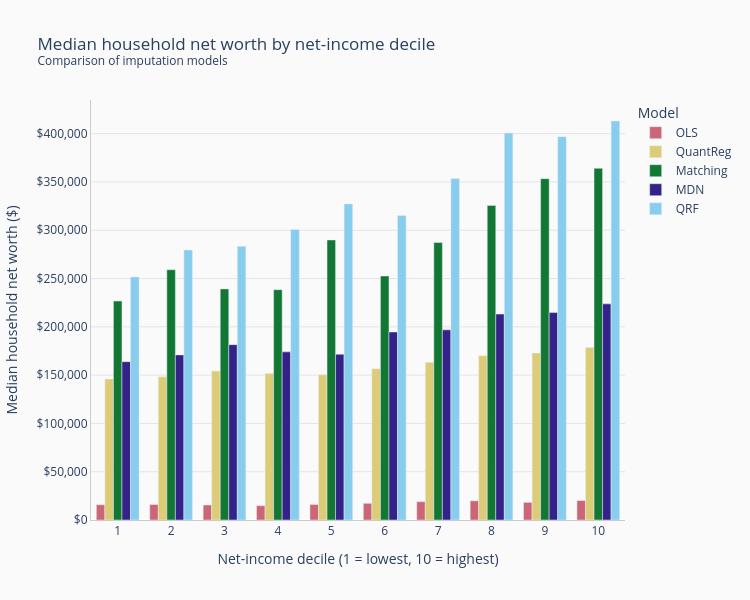

Write notebook code for a chart like this one.
### Markdown cell above
## Wealth distributions by disposable income deciles

### Code cell
income_col = "household_net_income"
wealth_col = "networth"

income_deciles = net_disposable_income.decile_rank()
decile_means = []

for model, imputations in model_results.items():
    tmp = cps_data.copy()
    cps_data[wealth_col] = imputations

    # Create a temporary dataframe with the imputed values
    tmp = pd.DataFrame({
        'networth': imputations.values.flatten(),
        'income_decile': income_deciles.values
    })

    # Mean wealth in each decile
    out = (
        tmp.groupby('income_decile')['networth']
           .median()
           .reset_index(name='median_wealth')
    )
    out["Model"] = model
    decile_means.append(out)

avg_df = pd.concat(decile_means, ignore_index=True)

fig = px.bar(
    avg_df,
    x="income_decile",
    y="median_wealth",
    color="Model",
    color_discrete_sequence=[
        "#CC6677",  # Rose
        "#DDCC77",  # Sand
        "#117733",  # Green
        "#332288",  # Indigo
        "#88CCEE",  # Cyan
    ],
    barmode="group",
    labels={
        "income_decile": "Net-income decile (1 = lowest, 10 = highest)",
        "median_wealth": "Median household net worth ($)",
    },
    title=(
        "Median household net worth by net-income decile<br>"
        "<sup>Comparison of imputation models</sup>"
    ),
)

fig.update_layout(
    width=PLOT_CONFIG["width"],
    height=PLOT_CONFIG["height"],
    xaxis=dict(dtick=1, tick0=1),
    paper_bgcolor=PLOT_CONFIG["paper_bgcolor"],
    plot_bgcolor=PLOT_CONFIG["plot_bgcolor"],
    yaxis_tickformat="$,.0f",
    hovermode="x unified",
)

fig.update_xaxes(
    showgrid=PLOT_CONFIG["showgrid_x"],
    showline=PLOT_CONFIG["showline"],
    linecolor=PLOT_CONFIG["linecolor"],
)
fig.update_yaxes(
    showgrid=PLOT_CONFIG["showgrid_y"],
    gridcolor=PLOT_CONFIG["gridcolor"],
    gridwidth=PLOT_CONFIG["gridwidth"],
    showline=PLOT_CONFIG["showline"],
    linecolor=PLOT_CONFIG["linecolor"],
)

fig.show()

### Figure 1 — Plotly figure (JSON) as saved in the notebook; plotly's stock layout.template omitted (floating-point values rounded to 4 significant figures)
{"data": [{"alignmentgroup": "True", "hovertemplate": "Model=OLS<br>Net-income decile (1 = lowest, 10 = highest)=%{x}<br>Median household net worth ($)=%{y}<extra></extra>", "legendgroup": "OLS", "marker": {"color": "#CC6677", "pattern": {"shape": ""}}, "name": "OLS", "offsetgroup": "OLS", "orientation": "v", "showlegend": true, "textposition": "auto", "type": "bar", "x": [1, 2, 3, 4, 5, 6, 7, 8, 9, 10], "xaxis": "x", "y": [15820.0, 16040.0, 15520.0, 14860.0, 16050.0, 17260.0, 18980.0, 19840.0, 18280.0, 20180.0], "yaxis": "y"}, {"alignmentgroup": "True", "hovertemplate": "Model=QuantReg<br>Net-income decile (1 = lowest, 10 = highest)=%{x}<br>Median household net worth ($)=%{y}<extra></extra>", "legendgroup": "QuantReg", "marker": {"color": "#DDCC77", "pattern": {"shape": ""}}, "name": "QuantReg", "offsetgroup": "QuantReg", "orientation": "v", "showlegend": true, "textposition": "auto", "type": "bar", "x": [1, 2, 3, 4, 5, 6, 7, 8, 9, 10], "xaxis": "x", "y": [146000.0, 148200.0, 154200.0, 151700.0, 150400.0, 156500.0, 163300.0, 170200.0, 172800.0, 178600.0], "yaxis": "y"}, {"alignmentgroup": "True", "hovertemplate": "Model=Matching<br>Net-income decile (1 = lowest, 10 = highest)=%{x}<br>Median household net worth ($)=%{y}<extra></extra>", "legendgroup": "Matching", "marker": {"color": "#117733", "pattern": {"shape": ""}}, "name": "Matching", "offsetgroup": "Matching", "orientation": "v", "showlegend": true, "textposition": "auto", "type": "bar", "x": [1, 2, 3, 4, 5, 6, 7, 8, 9, 10], "xaxis": "x", "y": [226700.0, 259200.0, 239300.0, 238500.0, 290000.0, 252700.0, 287300.0, 325700.0, 353400.0, 364100.0], "yaxis": "y"}, {"alignmentgroup": "True", "hovertemplate": "Model=MDN<br>Net-income decile (1 = lowest, 10 = highest)=%{x}<br>Median household net worth ($)=%{y}<extra></extra>", "legendgroup": "MDN", "marker": {"color": "#332288", "pattern": {"shape": ""}}, "name": "MDN", "offsetgroup": "MDN", "orientation": "v", "showlegend": true, "textposition": "auto", "type": "bar", "x": [1, 2, 3, 4, 5, 6, 7, 8, 9, 10], "xaxis": "x", "y": [163900.0, 171000.0, 181600.0, 174100.0, 171600.0, 194700.0, 196900.0, 213200.0, 214700.0, 223800.0], "yaxis": "y"}, {"alignmentgroup": "True", "hovertemplate": "Model=QRF<br>Net-income decile (1 = lowest, 10 = highest)=%{x}<br>Median household net worth ($)=%{y}<extra></extra>", "legendgroup": "QRF", "marker": {"color": "#88CCEE", "pattern": {"shape": ""}}, "name": "QRF", "offsetgroup": "QRF", "orientation": "v", "showlegend": true, "textposition": "auto", "type": "bar", "x": [1, 2, 3, 4, 5, 6, 7, 8, 9, 10], "xaxis": "x", "y": [251600.0, 279600.0, 283400.0, 300800.0, 327300.0, 315300.0, 353500.0, 400700.0, 396900.0, 413100.0], "yaxis": "y"}], "layout": {"barmode": "group", "height": 600, "hovermode": "x unified", "legend": {"title": {"text": "Model"}, "tracegroupgap": 0}, "paper_bgcolor": "#FAFAFA", "plot_bgcolor": "#FAFAFA", "title": {"text": "Median household net worth by net-income decile<br><sup>Comparison of imputation models</sup>"}, "width": 750, "xaxis": {"anchor": "y", "domain": [0, 1], "dtick": 1, "linecolor": "#CCCCCC", "showgrid": false, "showline": true, "tick0": 1, "title": {"text": "Net-income decile (1 = lowest, 10 = highest)"}}, "yaxis": {"anchor": "x", "domain": [0, 1], "gridcolor": "#E5E5E5", "gridwidth": 1, "linecolor": "#CCCCCC", "showgrid": true, "showline": true, "tickformat": "$,.0f", "title": {"text": "Median household net worth ($)"}}}}
